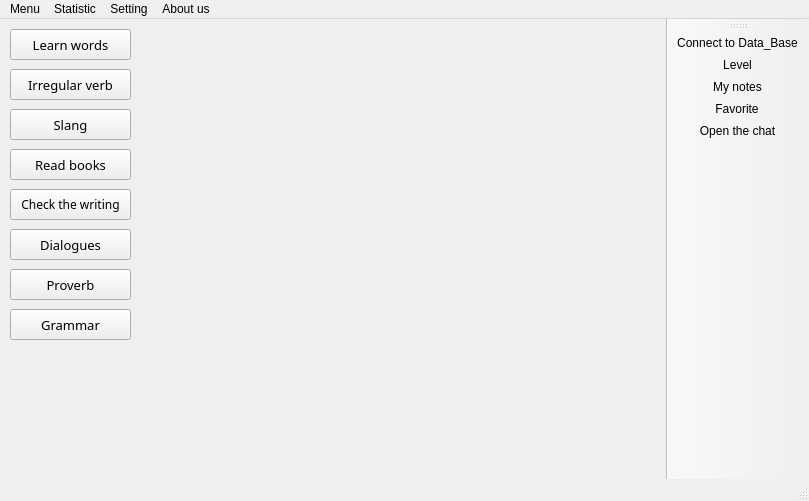
<?xml version="1.0" encoding="UTF-8"?>
<ui version="4.0">
 <class>EClub</class>
 <widget class="QMainWindow" name="EClub">
  <property name="geometry">
   <rect>
    <x>0</x>
    <y>0</y>
    <width>809</width>
    <height>501</height>
   </rect>
  </property>
  <property name="windowTitle">
   <string>EClub</string>
  </property>
  <property name="windowIcon">
   <iconset resource="resourse.qrc">
    <normaloff>:/Resourse/Resourses/Embleme.png</normaloff>:/Resourse/Resourses/Embleme.png</iconset>
  </property>
  <widget class="QWidget" name="centralWidget">
   <widget class="QPushButton" name="Learn_Words">
    <property name="geometry">
     <rect>
      <x>10</x>
      <y>10</y>
      <width>121</width>
      <height>31</height>
     </rect>
    </property>
    <property name="font">
     <font>
      <family>Broadway</family>
      <pointsize>10</pointsize>
     </font>
    </property>
    <property name="text">
     <string>Learn words</string>
    </property>
   </widget>
   <widget class="QPushButton" name="Irregular_Verb">
    <property name="geometry">
     <rect>
      <x>10</x>
      <y>50</y>
      <width>121</width>
      <height>31</height>
     </rect>
    </property>
    <property name="font">
     <font>
      <family>Broadway</family>
      <pointsize>10</pointsize>
     </font>
    </property>
    <property name="text">
     <string>Irregular verb</string>
    </property>
   </widget>
   <widget class="QPushButton" name="Slang">
    <property name="geometry">
     <rect>
      <x>10</x>
      <y>90</y>
      <width>121</width>
      <height>31</height>
     </rect>
    </property>
    <property name="font">
     <font>
      <family>Broadway</family>
      <pointsize>10</pointsize>
     </font>
    </property>
    <property name="text">
     <string>Slang</string>
    </property>
   </widget>
   <widget class="QPushButton" name="Read_Books">
    <property name="geometry">
     <rect>
      <x>10</x>
      <y>130</y>
      <width>121</width>
      <height>31</height>
     </rect>
    </property>
    <property name="font">
     <font>
      <family>Broadway</family>
      <pointsize>10</pointsize>
     </font>
    </property>
    <property name="text">
     <string>Read books</string>
    </property>
   </widget>
   <widget class="QPushButton" name="Check_The_Writing">
    <property name="geometry">
     <rect>
      <x>10</x>
      <y>170</y>
      <width>121</width>
      <height>31</height>
     </rect>
    </property>
    <property name="font">
     <font>
      <family>Broadway</family>
      <pointsize>9</pointsize>
     </font>
    </property>
    <property name="text">
     <string>Check the writing</string>
    </property>
   </widget>
   <widget class="QPushButton" name="Dialugues">
    <property name="geometry">
     <rect>
      <x>10</x>
      <y>210</y>
      <width>121</width>
      <height>31</height>
     </rect>
    </property>
    <property name="font">
     <font>
      <family>Broadway</family>
      <pointsize>10</pointsize>
     </font>
    </property>
    <property name="text">
     <string>Dialogues</string>
    </property>
   </widget>
   <widget class="QPushButton" name="Proverb">
    <property name="geometry">
     <rect>
      <x>10</x>
      <y>250</y>
      <width>121</width>
      <height>31</height>
     </rect>
    </property>
    <property name="font">
     <font>
      <family>Broadway</family>
      <pointsize>10</pointsize>
     </font>
    </property>
    <property name="text">
     <string>Proverb</string>
    </property>
   </widget>
   <widget class="QPushButton" name="Grammar">
    <property name="geometry">
     <rect>
      <x>10</x>
      <y>290</y>
      <width>121</width>
      <height>31</height>
     </rect>
    </property>
    <property name="font">
     <font>
      <family>Broadway</family>
      <pointsize>10</pointsize>
     </font>
    </property>
    <property name="text">
     <string>Grammar</string>
    </property>
   </widget>
  </widget>
  <widget class="QMenuBar" name="menuBar">
   <property name="geometry">
    <rect>
     <x>0</x>
     <y>0</y>
     <width>809</width>
     <height>21</height>
    </rect>
   </property>
   <widget class="QMenu" name="menuMenu">
    <property name="title">
     <string>Menu</string>
    </property>
    <addaction name="actionMy_notes"/>
    <addaction name="actionFavorite"/>
    <addaction name="actionShow_all_words"/>
    <addaction name="actionOpen_the_chat"/>
    <addaction name="actionConnect_to_Data_Base"/>
   </widget>
   <widget class="QMenu" name="menuStatistic">
    <property name="title">
     <string>Statistic</string>
    </property>
    <widget class="QMenu" name="menuCount_learned_words">
     <property name="title">
      <string>Count learned words</string>
     </property>
     <addaction name="actionLevel"/>
    </widget>
    <addaction name="menuCount_learned_words"/>
    <addaction name="actionMax_count_words"/>
    <addaction name="actionLeft_to_study"/>
    <addaction name="actionFull_statistic"/>
   </widget>
   <widget class="QMenu" name="menuSetting">
    <property name="title">
     <string>Setting</string>
    </property>
    <addaction name="actionSet_the_count_of_words_for_learn"/>
    <addaction name="actionDelete_data"/>
   </widget>
   <widget class="QMenu" name="menuAbout_us">
    <property name="title">
     <string>About us</string>
    </property>
   </widget>
   <addaction name="menuMenu"/>
   <addaction name="menuStatistic"/>
   <addaction name="menuSetting"/>
   <addaction name="menuAbout_us"/>
  </widget>
  <widget class="QToolBar" name="mainToolBar">
   <attribute name="toolBarArea">
    <enum>RightToolBarArea</enum>
   </attribute>
   <attribute name="toolBarBreak">
    <bool>false</bool>
   </attribute>
   <addaction name="actionConnect_to_Data_Base"/>
   <addaction name="actionLevel"/>
   <addaction name="actionMy_notes"/>
   <addaction name="actionFavorite"/>
   <addaction name="actionOpen_the_chat"/>
  </widget>
  <widget class="QStatusBar" name="statusBar"/>
  <action name="actionMy_notes">
   <property name="icon">
    <iconset resource="resourse.qrc">
     <normaloff>:/Resourse/Resourses/Notes.png</normaloff>:/Resourse/Resourses/Notes.png</iconset>
   </property>
   <property name="text">
    <string>My notes</string>
   </property>
  </action>
  <action name="actionFavorite">
   <property name="icon">
    <iconset resource="resourse.qrc">
     <normaloff>:/Resourse/Resourses/Favorite.png</normaloff>:/Resourse/Resourses/Favorite.png</iconset>
   </property>
   <property name="text">
    <string>Favorite</string>
   </property>
  </action>
  <action name="actionShow_all_words">
   <property name="text">
    <string>Show all words</string>
   </property>
  </action>
  <action name="actionOpen_the_chat">
   <property name="icon">
    <iconset resource="resourse.qrc">
     <normaloff>:/Resourse/Resourses/Chat.png</normaloff>:/Resourse/Resourses/Chat.png</iconset>
   </property>
   <property name="text">
    <string>Open the chat</string>
   </property>
  </action>
  <action name="actionMax_count_words">
   <property name="text">
    <string>Max count words</string>
   </property>
  </action>
  <action name="actionLeft_to_study">
   <property name="text">
    <string>Left to study</string>
   </property>
  </action>
  <action name="actionFull_statistic">
   <property name="text">
    <string>Full statistic</string>
   </property>
  </action>
  <action name="actionSet_the_count_of_words_for_learn">
   <property name="text">
    <string>Set the count of words for learn</string>
   </property>
  </action>
  <action name="actionDelete_data">
   <property name="text">
    <string>Delete data</string>
   </property>
  </action>
  <action name="actionLevel">
   <property name="icon">
    <iconset resource="resourse.qrc">
     <normaloff>:/Resourse/Resourses/Level.png</normaloff>:/Resourse/Resourses/Level.png</iconset>
   </property>
   <property name="text">
    <string>Level</string>
   </property>
  </action>
  <action name="actionConnect_to_Data_Base">
   <property name="icon">
    <iconset resource="resourse.qrc">
     <normaloff>:/Resourse/Resourses/Connect.png</normaloff>:/Resourse/Resourses/Connect.png</iconset>
   </property>
   <property name="text">
    <string>Connect to Data_Base</string>
   </property>
  </action>
 </widget>
 <layoutdefault spacing="6" margin="11"/>
 <resources>
  <include location="resourse.qrc"/>
 </resources>
 <connections/>
</ui>
